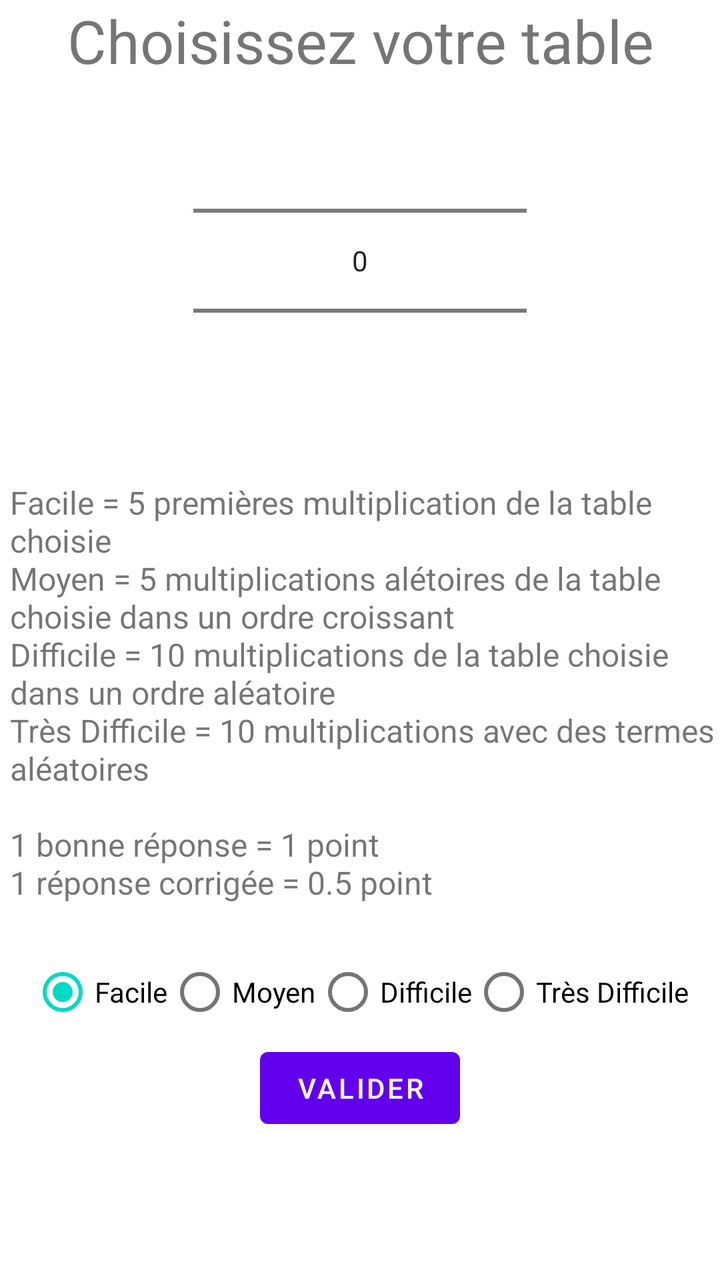
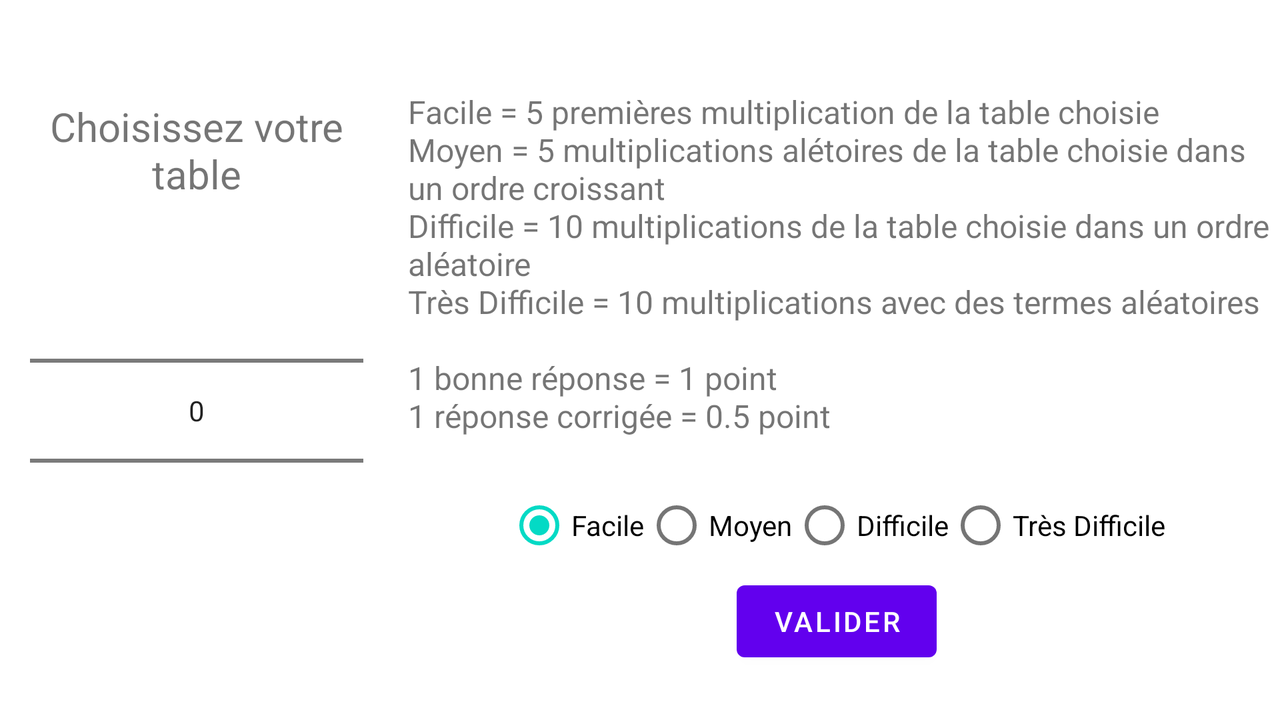

An Android layout and its configuration variant, each rendered on a device that would load it. The default file and the variant file are quoted in full after the pictures.
<!-- AndroidManifest.xml: application theme Theme.Josserajecoledesloustics -->
<!-- res/layout/activity_math_table_multiplication_choix.xml -->
<?xml version="1.0" encoding="utf-8"?>
<LinearLayout xmlns:android="http://schemas.android.com/apk/res/android"
    xmlns:app="http://schemas.android.com/apk/res-auto"
    xmlns:tools="http://schemas.android.com/tools"
    android:layout_width="match_parent"
    android:layout_height="match_parent"
    android:orientation="vertical"
    tools:context=".activities.maths.ActivityMathTableMultiplicationChoix">

    <TextView
        android:id="@+id/texteEnnonceMultiplication"
        android:layout_width="match_parent"
        android:layout_height="wrap_content"
        android:gravity="center"
        android:textSize="30dp"
        android:text="Choisissez votre table" />

    <NumberPicker
        android:id="@+id/table"
        android:layout_width="500px"
        android:layout_height="wrap_content"
        android:layout_gravity="center" />

    <TextView
        android:layout_width="match_parent"
        android:layout_height="wrap_content"
        android:layout_marginTop="20dp"
        android:layout_marginBottom="20dp"
        android:layout_marginLeft="5dp"
        android:textSize="16dp"
        android:text="Facile = 5 premières multiplication de la table choisie\nMoyen = 5 multiplications alétoires de la table choisie dans un ordre croissant\nDifficile = 10 multiplications de la table choisie dans un ordre aléatoire\nTrès Difficile = 10 multiplications avec des termes aléatoires\n\n1 bonne réponse = 1 point\n1 réponse corrigée = 0.5 point"/>



    <RadioGroup
        android:id="@+id/difficultés"
        android:layout_width="match_parent"
        android:layout_height="wrap_content"
        android:orientation="horizontal"
        android:gravity="center">

        <RadioButton
            android:id="@+id/facile"
            android:layout_width="wrap_content"
            android:layout_height="wrap_content"
            android:text="Facile"
            android:checked="true"
            android:onClick="afficherNumberPicker"/>

        <RadioButton
            android:id="@+id/moyen"
            android:layout_width="wrap_content"
            android:layout_height="wrap_content"
            android:text="Moyen"
            android:onClick="afficherNumberPicker"/>

        <RadioButton
            android:id="@+id/difficile"
            android:layout_width="wrap_content"
            android:layout_height="wrap_content"
            android:text="Difficile"
            android:onClick="afficherNumberPicker"/>

        <RadioButton
            android:id="@+id/tresDifficle"
            android:layout_width="wrap_content"
            android:layout_height="wrap_content"
            android:text="Très Difficile"
            android:onClick="enleverNumberPicker"/>
    </RadioGroup>



    <Button
        android:layout_width="300px"
        android:layout_gravity="center"
        android:layout_height="wrap_content"
        android:text="Valider"
        android:onClick="afficherTable"/>

</LinearLayout>
<!-- resources referenced by this layout -->
<resources>
  <style name="Theme.Josserajecoledesloustics" parent="Theme.MaterialComponents.DayNight.DarkActionBar">
          
          <item name="colorPrimary">@color/purple_500</item>
          <item name="colorPrimaryVariant">@color/purple_700</item>
          <item name="colorOnPrimary">@color/white</item>
          
          <item name="colorSecondary">@color/teal_200</item>
          <item name="colorSecondaryVariant">@color/teal_700</item>
          <item name="colorOnSecondary">@color/black</item>
          
          <item name="android:statusBarColor" tools:targetApi="l">?attr/colorPrimaryVariant</item>
          
      </style>
</resources>
<!-- res/layout-land/activity_math_table_multiplication_choix.xml (the repository's variant of the layout above) -->
<!-- drawn on the phone turned sideways -->
<?xml version="1.0" encoding="utf-8"?>
<LinearLayout xmlns:android="http://schemas.android.com/apk/res/android"
    android:orientation="horizontal"
    android:layout_width="match_parent"
    android:layout_height="match_parent">

    <LinearLayout
        android:layout_width="wrap_content"
        android:layout_height="match_parent"
        android:orientation="vertical"
        android:gravity="center">

        <TextView
            android:id="@+id/texteEnnonceMultiplication"
            android:layout_width="match_parent"
            android:layout_height="wrap_content"
            android:gravity="center"
            android:textSize="20dp"
            android:text="Choisissez votre\ntable" />

            <NumberPicker
                android:id="@+id/table"
                android:layout_margin="15dp"
                android:layout_width="500px"
                android:layout_height="wrap_content"
                android:layout_gravity="center" />
    </LinearLayout>

    <LinearLayout
        android:layout_width="match_parent"
        android:layout_height="match_parent"
        android:orientation="vertical"
        android:gravity="center">

        <TextView
            android:layout_width="match_parent"
            android:layout_height="wrap_content"
            android:layout_marginTop="20dp"
            android:layout_marginBottom="20dp"
            android:layout_marginLeft="5dp"
            android:textSize="16dp"
            android:text="Facile = 5 premières multiplication de la table choisie\nMoyen = 5 multiplications alétoires de la table choisie dans un ordre croissant\nDifficile = 10 multiplications de la table choisie dans un ordre aléatoire\nTrès Difficile = 10 multiplications avec des termes aléatoires\n\n1 bonne réponse = 1 point\n1 réponse corrigée = 0.5 point"/>



        <RadioGroup
            android:id="@+id/difficultés"
            android:layout_width="match_parent"
            android:layout_height="wrap_content"
            android:orientation="horizontal"
            android:gravity="center">

            <RadioButton
                android:id="@+id/facile"
                android:layout_width="wrap_content"
                android:layout_height="wrap_content"
                android:text="Facile"
                android:checked="true"
                android:onClick="afficherNumberPicker"/>

            <RadioButton
                android:id="@+id/moyen"
                android:layout_width="wrap_content"
                android:layout_height="wrap_content"
                android:text="Moyen"
                android:onClick="afficherNumberPicker"/>

            <RadioButton
                android:id="@+id/difficile"
                android:layout_width="wrap_content"
                android:layout_height="wrap_content"
                android:text="Difficile"
                android:onClick="afficherNumberPicker"/>

            <RadioButton
                android:id="@+id/tresDifficle"
                android:layout_width="wrap_content"
                android:layout_height="wrap_content"
                android:text="Très Difficile"
                android:onClick="enleverNumberPicker"/>
        </RadioGroup>



        <Button
            android:layout_width="300px"
            android:layout_gravity="center"
            android:layout_height="wrap_content"
            android:text="Valider"
            android:onClick="afficherTable"/>

    </LinearLayout>





</LinearLayout>
